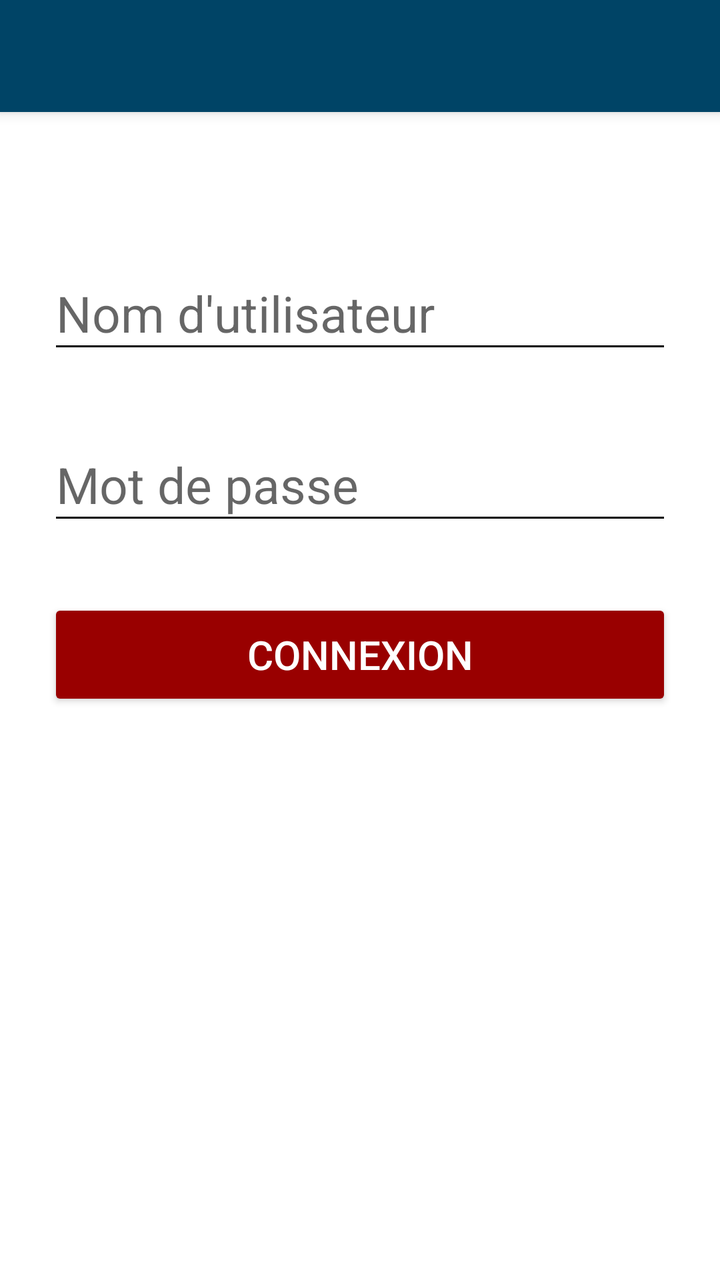
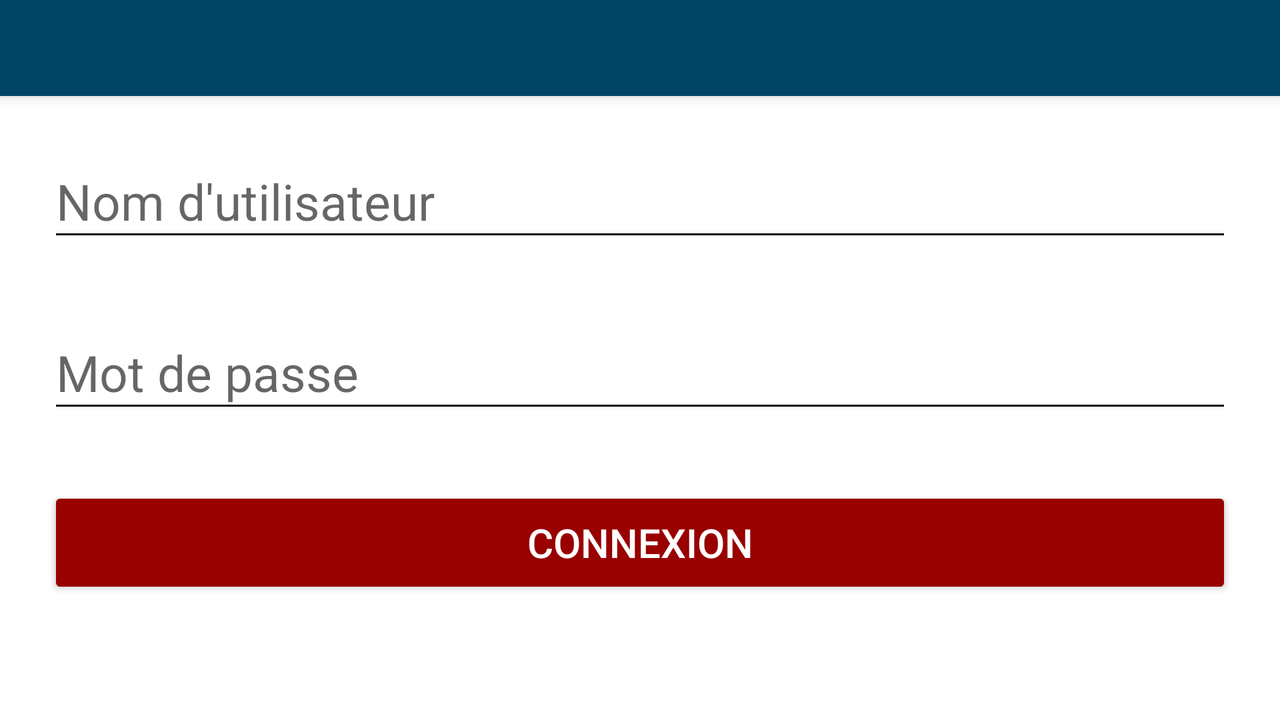

First picture: res/layout/ on a phone held upright. Second picture: the repository's own variant of that layout, on a device whose configuration matches the variant's folder. Source for both follows.
<!-- AndroidManifest.xml: application theme AppTheme -->
<!-- res/layout/connexion.xml -->
<?xml version="1.0" encoding="utf-8"?>

<RelativeLayout xmlns:android="http://schemas.android.com/apk/res/android"
    android:layout_width="fill_parent"
    android:layout_height="fill_parent"
    android:fitsSystemWindows="true"
    android:background="#ffffff">

    <android.support.v7.widget.Toolbar
        android:id="@+id/toolbarGestion"
        android:layout_width="match_parent"
        android:layout_height="?attr/actionBarSize"
        android:elevation="4dp"
        android:theme="@style/AppTheme"
        android:popupTheme="@style/ThemeOverlay.AppCompat.Light"
        android:background="#004466"
        android:layout_alignParentTop="true"
        android:layout_alignParentStart="true" />

    <LinearLayout
        android:orientation="vertical"
        android:layout_width="match_parent"
        android:layout_height="wrap_content"
        android:gravity="center"
        android:layout_marginTop="56dp"
        android:layout_marginLeft="24dp"
        android:layout_marginRight="24dp"
        android:layout_below="@id/toolbarGestion"
        android:scrollbars="vertical">

        
        <android.support.design.widget.TextInputLayout
            android:layout_width="match_parent"
            android:layout_height="wrap_content"
            android:layout_marginTop="8dp"
            android:layout_marginBottom="16dp">

            <EditText
                android:id="@+id/input_nameUser"
                android:layout_width="match_parent"
                android:layout_height="wrap_content"
                android:hint="Nom d'utilisateur"
                android:imeOptions="flagNoExtractUi"
                android:textSize="25sp" />
        </android.support.design.widget.TextInputLayout>

        
        <android.support.design.widget.TextInputLayout
            android:layout_width="match_parent"
            android:layout_height="wrap_content"
            android:layout_marginTop="8dp"
            android:layout_marginBottom="8dp">
            <EditText android:id="@+id/input_password"
                android:layout_width="match_parent"
                android:layout_height="wrap_content"
                android:inputType="textPassword"
                android:hint="Mot de passe"
                android:textSize="25sp"
                android:imeOptions="flagNoExtractUi"/>
        </android.support.design.widget.TextInputLayout>

        <android.support.v7.widget.AppCompatButton
            android:id="@+id/btn_login"
            android:layout_width="match_parent"
            android:layout_height="56dp"
            android:layout_marginTop="24dp"
            android:layout_marginBottom="24dp"
            android:gravity="center"
            android:text="Connexion"
            android:textSize="20dp"
            android:textColor="#FFFFFF"/>
    </LinearLayout>
</RelativeLayout>
<!-- resources referenced by this layout -->
<resources>
  <style name="AppTheme" parent="Theme.AppCompat.Light.NoActionBar">
          
          <item name="colorPrimary">#990000</item>
          
          <item name="colorAccent">#990000</item>
          <item name="android:textColorPrimary">#FFFFFF</item>
          <item name="android:textColorSecondary">#000000</item>
          <item name="android:textColorPrimaryInverse">#000000</item>
          <item name="android:editTextColor">#000000</item>
          <item name="android:textColor">#000000</item>
          <item name="android:statusBarColor">#004466</item>
          <item name="android:navigationBarColor">#004466</item>
          <item name="android:panelColorBackground">#990000</item>
          <item name="android:colorBackground">#FFFFFF</item>
          <item name="android:colorButtonNormal">#990000</item>
          <item name="android:colorForeground">#990000</item>
  
      </style>
</resources>
<!-- res/layout-land/connexion.xml (the repository's variant of the layout above) -->
<!-- drawn on the phone turned sideways -->
<?xml version="1.0" encoding="utf-8"?>
<RelativeLayout xmlns:android="http://schemas.android.com/apk/res/android"
    android:layout_width="fill_parent"
    android:layout_height="fill_parent"
    android:fitsSystemWindows="true"
    android:background="#ffffff">

    <android.support.v7.widget.Toolbar
        android:id="@+id/toolbarGestion"
        android:layout_width="match_parent"
        android:layout_height="?attr/actionBarSize"
        android:elevation="4dp"
        android:theme="@style/AppTheme"
        android:popupTheme="@style/ThemeOverlay.AppCompat.Light"
        android:background="#004466"
        android:layout_alignParentTop="true"
        android:layout_alignParentStart="true" />

    <ScrollView
        android:layout_width="match_parent"
        android:layout_height="wrap_content"
        android:layout_below="@+id/toolbarGestion">

    <LinearLayout
        android:orientation="vertical"
        android:layout_width="match_parent"
        android:layout_height="wrap_content"
        android:gravity="center"
        android:layout_marginTop="8dp"
        android:layout_marginLeft="24dp"
        android:layout_marginRight="24dp"
        android:scrollbars="vertical">

        
        <android.support.design.widget.TextInputLayout
            android:layout_width="match_parent"
            android:layout_height="wrap_content"
            android:layout_marginTop="8dp"
            android:layout_marginBottom="16dp">

            <EditText
                android:id="@+id/input_nameUser"
                android:layout_width="match_parent"
                android:layout_height="wrap_content"
                android:hint="Nom d'utilisateur"
                android:imeOptions="flagNoExtractUi"
                android:textSize="25sp" />
        </android.support.design.widget.TextInputLayout>

        
        <android.support.design.widget.TextInputLayout
            android:layout_width="match_parent"
            android:layout_height="wrap_content"
            android:layout_marginTop="8dp"
            android:layout_marginBottom="8dp">
            <EditText android:id="@+id/input_password"
                android:layout_width="match_parent"
                android:layout_height="wrap_content"
                android:inputType="textPassword"
                android:hint="Mot de passe"
                android:textSize="25sp"
                android:imeOptions="flagNoExtractUi"/>
        </android.support.design.widget.TextInputLayout>

        <android.support.v7.widget.AppCompatButton
            android:id="@+id/btn_login"
            android:layout_width="match_parent"
            android:layout_height="56dp"
            android:layout_marginTop="24dp"
            android:layout_marginBottom="24dp"
            android:gravity="center"
            android:text="Connexion"
            android:textSize="20dp"
            android:textColor="#FFFFFF"/>
    </LinearLayout>
    </ScrollView>
</RelativeLayout>
